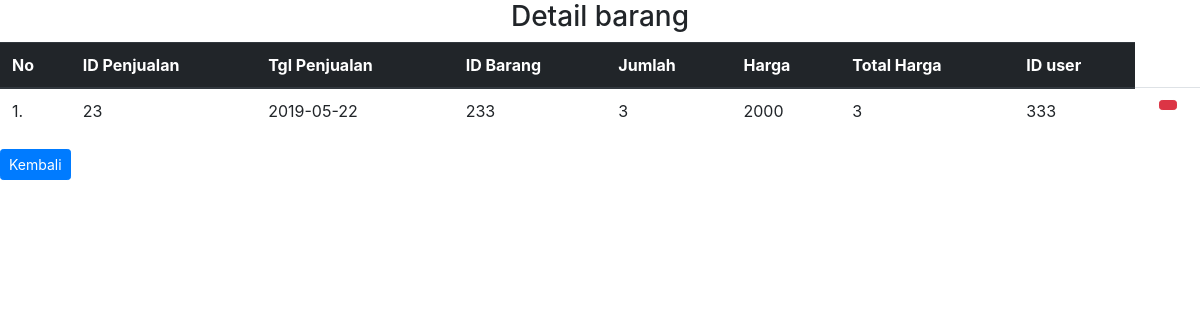
The page /sukucadangmotor/penjualan_detail.php?halaman=id_penjualan&id=23 on the database its author committed.
### tables this page shows
CREATE TABLE `penjualan` (
  `id_penjualan` int(10) NOT NULL,
  `tgl_penjualan` date NOT NULL,
  `id_barang` varchar(10) NOT NULL,
  `jumlah` int(20) NOT NULL,
  `harga` int(12) NOT NULL,
  `total_harga` varchar(50) NOT NULL,
  `id_user` varchar(10) NOT NULL
);

### sukucadangmotor/penjualan_detail.php (the view, shortened to what this page needs)
<?php
include("connection.php");
?>
<link rel="stylesheet" type="text/css" href="css/bootstrap.css">
<h3 align="center">Detail barang</h3>
<div class="table-responsive">
<table class="table">
    <thead class="thead-dark">
    <tr>
        <th scope="col">No</th>
        <th scope="col">ID Penjualan</th>
        <th scope="col">Tgl Penjualan</th>
        <th scope="col">ID Barang</th>
        <th scope="col">Jumlah</th>
        <th scope="col">Harga</th>
        <th scope="col">Total Harga</th>
        <th scope="col">ID user</th>
    </tr>
<?php
   $no=1;
   $id = $_GET['id'];
    $query=("SELECT * FROM penjualan WHERE id_penjualan='$id'");
    $lihat = mysqli_query($con, $query) or die('Error, query failed. ' . mysqli_error());
    while($r=mysqli_fetch_array($lihat)){
?>
    <tr>
        <td><?php echo $no;?>.</td>
        <td><?php echo $r['id_penjualan'];?></td>
        <td><?php echo $r['tgl_penjualan'];?></td>
        <td><?php echo $r['id_barang'];?></td>
        <td><?php echo $r['jumlah'];?></td>
        <td><?php echo $r['harga'];?></td>
        <td><?php echo $r['total_harga'];?></td>
        <td><?php echo $r['id_user'];?></td>
            <td align="center">
            <a  href= "delete_user.php?halaman=user_delete&id_user=<?= $r['id_user'];?>" title="Hapus Data" class="btn btn-danger btn-sm"><span class="glyphicon glyphicon-trash" aria-hidden="true"></span></a>
        </td>
    </tr>
<?php
$no++;
} ?>
</table>
</div>
<a href="input_penjualan.php?halaman=user" class="btn btn-sm btn-primary">Kembali</a>

### rows shown on the page
penjualan: id_penjualan "23", tgl_penjualan "2019-05-22", id_barang "233", jumlah "3", harga "2000", total_harga "3", id_user "333"
